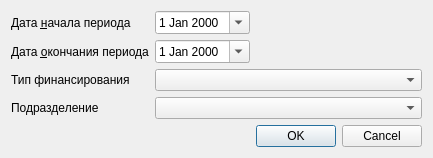
<?xml version="1.0" encoding="UTF-8"?>
<ui version="4.0">
 <class>ReportBedspacePEOForm1Setup</class>
 <widget class="QDialog" name="ReportBedspacePEOForm1Setup">
  <property name="geometry">
   <rect>
    <x>0</x>
    <y>0</y>
    <width>398</width>
    <height>151</height>
   </rect>
  </property>
  <property name="windowTitle">
   <string>Dialog</string>
  </property>
  <layout class="QGridLayout" name="gridLayout">
   <item row="2" column="0">
    <widget class="QLabel" name="lblEndDate">
     <property name="text">
      <string>Дата &amp;окончания периода</string>
     </property>
     <property name="buddy">
      <cstring>edtEndDate</cstring>
     </property>
    </widget>
   </item>
   <item row="0" column="0">
    <widget class="QLabel" name="lblBegDate">
     <property name="text">
      <string>Дата &amp;начала периода</string>
     </property>
     <property name="buddy">
      <cstring>edtBegDate</cstring>
     </property>
    </widget>
   </item>
   <item row="8" column="2">
    <widget class="QDialogButtonBox" name="buttonBox">
     <property name="orientation">
      <enum>Qt::Horizontal</enum>
     </property>
     <property name="standardButtons">
      <set>QDialogButtonBox::Cancel|QDialogButtonBox::Ok</set>
     </property>
    </widget>
   </item>
   <item row="7" column="1">
    <spacer name="verticalSpacer">
     <property name="orientation">
      <enum>Qt::Vertical</enum>
     </property>
     <property name="sizeHint" stdset="0">
      <size>
       <width>20</width>
       <height>40</height>
      </size>
     </property>
    </spacer>
   </item>
   <item row="0" column="2">
    <spacer name="horizontalSpacer">
     <property name="orientation">
      <enum>Qt::Horizontal</enum>
     </property>
     <property name="sizeHint" stdset="0">
      <size>
       <width>40</width>
       <height>20</height>
      </size>
     </property>
    </spacer>
   </item>
   <item row="3" column="0">
    <widget class="QLabel" name="lblFinance">
     <property name="text">
      <string>Тип финансирования</string>
     </property>
    </widget>
   </item>
   <item row="3" column="1" colspan="2">
    <widget class="CRBComboBox" name="cmbFinance"/>
   </item>
   <item row="6" column="1" colspan="2">
    <widget class="COrgStructureComboBox" name="cmbOrgStructure"/>
   </item>
   <item row="6" column="0">
    <widget class="QLabel" name="lblOrgStructure">
     <property name="text">
      <string>Подразделение</string>
     </property>
    </widget>
   </item>
   <item row="2" column="1">
    <widget class="CDateEdit" name="edtEndDate">
     <property name="sizePolicy">
      <sizepolicy hsizetype="Maximum" vsizetype="Fixed">
       <horstretch>0</horstretch>
       <verstretch>0</verstretch>
      </sizepolicy>
     </property>
     <property name="calendarPopup">
      <bool>true</bool>
     </property>
    </widget>
   </item>
   <item row="0" column="1">
    <widget class="CDateEdit" name="edtBegDate">
     <property name="sizePolicy">
      <sizepolicy hsizetype="Maximum" vsizetype="Fixed">
       <horstretch>0</horstretch>
       <verstretch>0</verstretch>
      </sizepolicy>
     </property>
     <property name="calendarPopup">
      <bool>true</bool>
     </property>
    </widget>
   </item>
  </layout>
 </widget>
 <customwidgets>
  <customwidget>
   <class>CDateEdit</class>
   <extends>QDateEdit</extends>
   <header>library/DateEdit</header>
  </customwidget>
  <customwidget>
   <class>CRBComboBox</class>
   <extends>QComboBox</extends>
   <header>library/crbcombobox.h</header>
  </customwidget>
  <customwidget>
   <class>COrgStructureComboBox</class>
   <extends>QComboBox</extends>
   <header>Orgs/OrgStructComboBoxes</header>
  </customwidget>
 </customwidgets>
 <resources/>
 <connections>
  <connection>
   <sender>buttonBox</sender>
   <signal>accepted()</signal>
   <receiver>ReportBedspacePEOForm1Setup</receiver>
   <slot>accept()</slot>
   <hints>
    <hint type="sourcelabel">
     <x>248</x>
     <y>254</y>
    </hint>
    <hint type="destinationlabel">
     <x>157</x>
     <y>274</y>
    </hint>
   </hints>
  </connection>
  <connection>
   <sender>buttonBox</sender>
   <signal>rejected()</signal>
   <receiver>ReportBedspacePEOForm1Setup</receiver>
   <slot>reject()</slot>
   <hints>
    <hint type="sourcelabel">
     <x>316</x>
     <y>260</y>
    </hint>
    <hint type="destinationlabel">
     <x>286</x>
     <y>274</y>
    </hint>
   </hints>
  </connection>
 </connections>
</ui>
